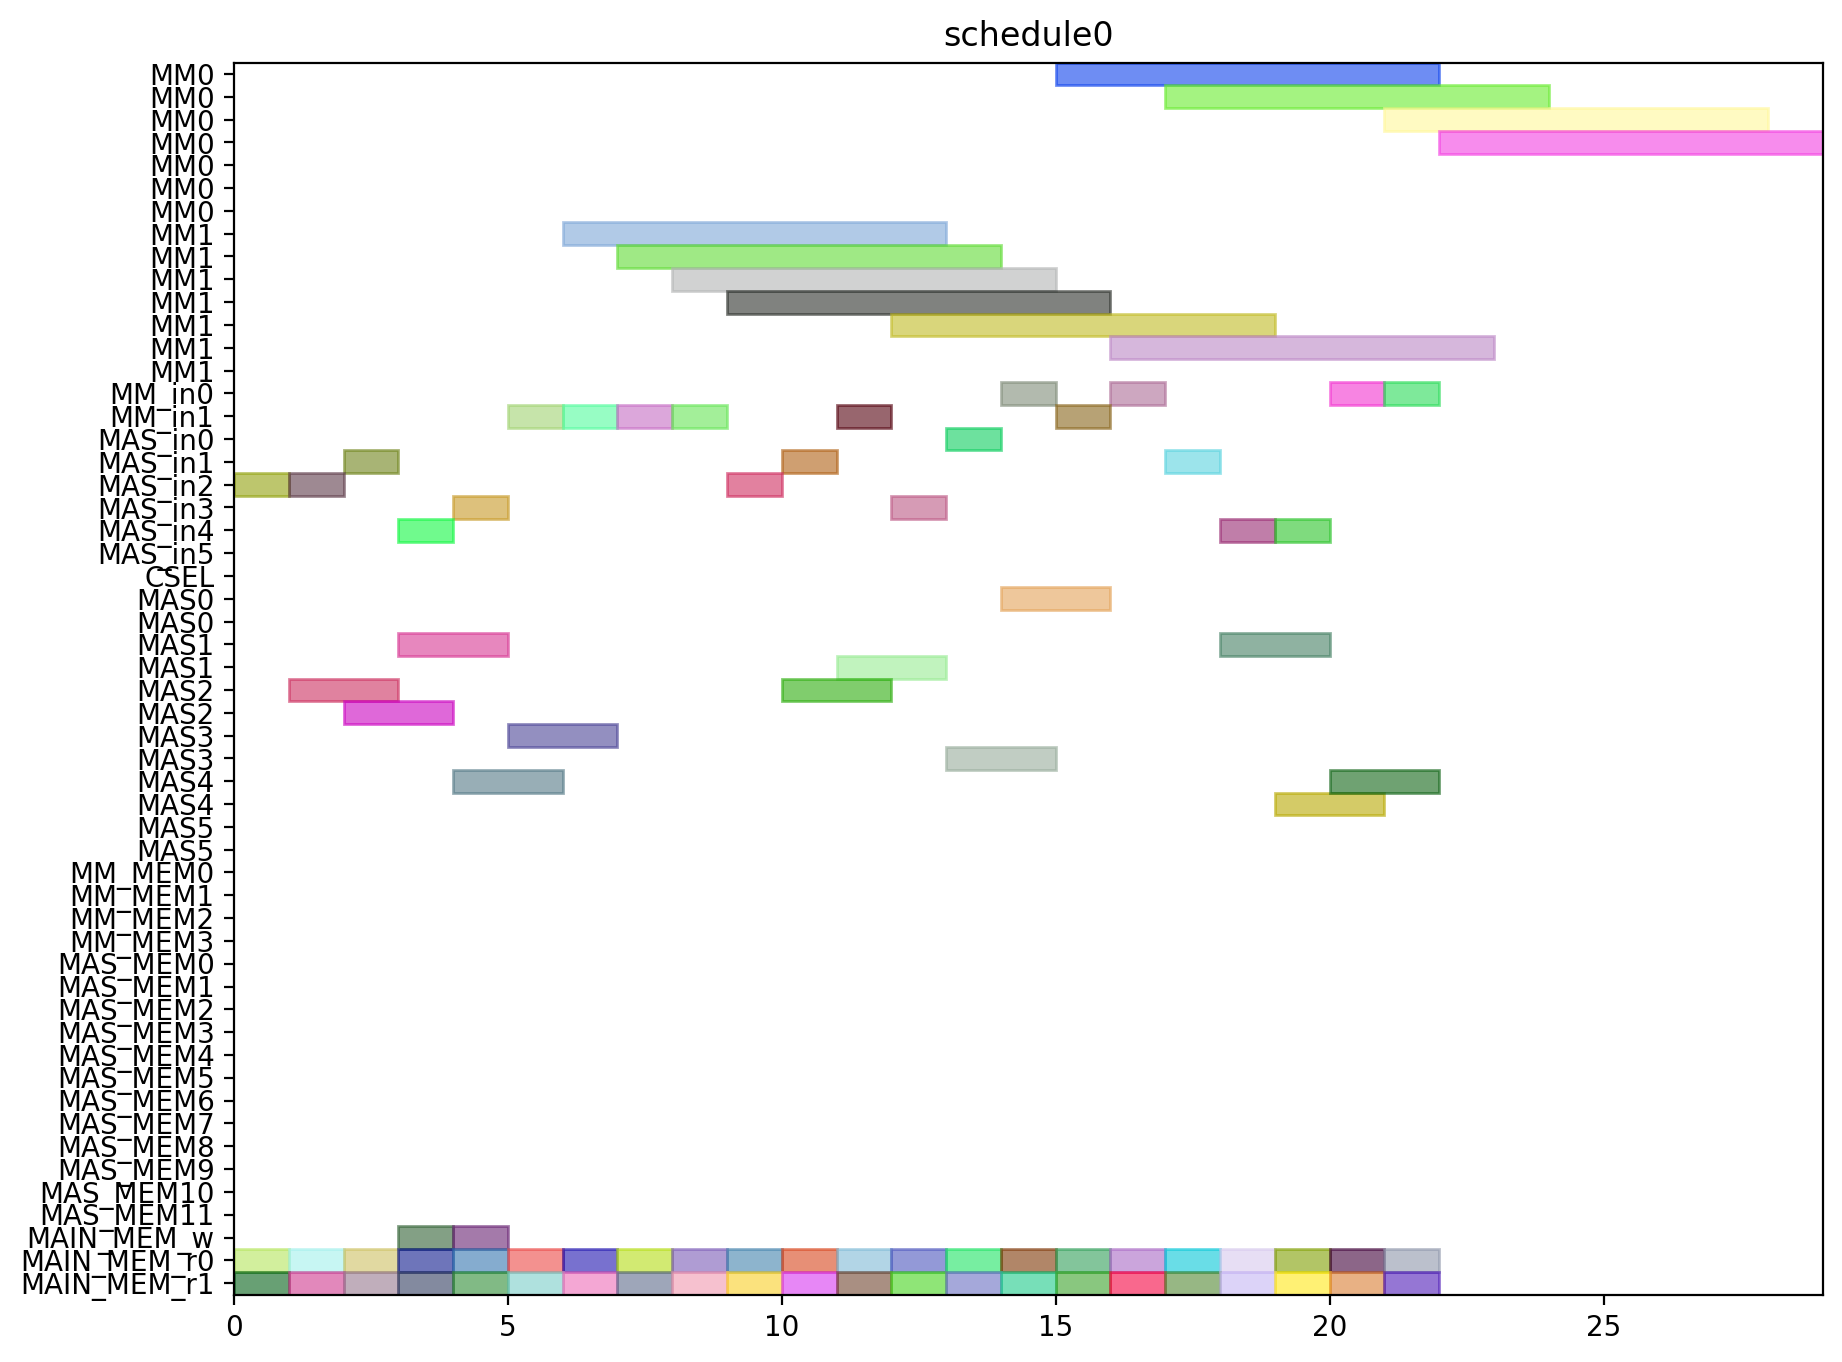

Python code for this plot:
from pyschedule import Scenario, solvers, plotters, alt


def solve():
	horizon = 120
	S = Scenario("schedule0", horizon=horizon)

	# resource
	MM = S.Resources('MM', num=2, size=7)
	MM_in = S.Resources('MM_in', num=2)
	MAS_in = S.Resources('MAS_in', num=6)
	CSEL = S.Resource('CSEL')
	MAS = S.Resources('MAS', num=6, size=2, periods=range(1, horizon))
	MM_MEM = S.Resources('MM_MEM', num=4)
	MAS_MEM = S.Resources('MAS_MEM', num=12)
	MAIN_MEM_w = S.Resource('MAIN_MEM_w', size=1)
	MAIN_MEM_r = S.Resources('MAIN_MEM_r', num=2)

	# result of previous scheduling

	# new tasks
	c10_t0 = S.Task('c10_t0', length=7, delay_cost=1)
	c10_t0 += alt(MM)
	c10_t0_in = S.Task('c10_t0_in', length=1, delay_cost=1)
	c10_t0_in += alt(MM_in)
	S += c10_t0_in*MM_in[0]<=c10_t0*MM[0]
	S += c10_t0_in*MM_in[1]<=c10_t0*MM[1]
	c10_t0_mem0 = S.Task('c10_t0_mem0', length=1, delay_cost=1)
	c10_t0_mem0 += MAIN_MEM_r[0]
	S += c10_t0_mem0 <= c10_t0

	c10_t0_mem1 = S.Task('c10_t0_mem1', length=1, delay_cost=1)
	c10_t0_mem1 += MAIN_MEM_r[1]
	S += c10_t0_mem1 <= c10_t0

	c10_t1 = S.Task('c10_t1', length=7, delay_cost=1)
	c10_t1 += alt(MM)
	c10_t1_in = S.Task('c10_t1_in', length=1, delay_cost=1)
	c10_t1_in += alt(MM_in)
	S += c10_t1_in*MM_in[0]<=c10_t1*MM[0]
	S += c10_t1_in*MM_in[1]<=c10_t1*MM[1]
	c10_t1_mem0 = S.Task('c10_t1_mem0', length=1, delay_cost=1)
	c10_t1_mem0 += MAIN_MEM_r[0]
	S += c10_t1_mem0 <= c10_t1

	c10_t1_mem1 = S.Task('c10_t1_mem1', length=1, delay_cost=1)
	c10_t1_mem1 += MAIN_MEM_r[1]
	S += c10_t1_mem1 <= c10_t1

	c10_t2 = S.Task('c10_t2', length=2, delay_cost=1)
	c10_t2 += alt(MAS)
	c10_t2_in = S.Task('c10_t2_in', length=1, delay_cost=1)
	c10_t2_in += alt(MAS_in)
	S += c10_t2_in*MAS_in[0]<=c10_t2*MAS[0]

	S += c10_t2_in*MAS_in[1]<=c10_t2*MAS[1]

	S += c10_t2_in*MAS_in[2]<=c10_t2*MAS[2]

	S += c10_t2_in*MAS_in[3]<=c10_t2*MAS[3]

	S += c10_t2_in*MAS_in[4]<=c10_t2*MAS[4]

	S += c10_t2_in*MAS_in[5]<=c10_t2*MAS[5]

	c10_t2_mem0 = S.Task('c10_t2_mem0', length=1, delay_cost=1)
	c10_t2_mem0 += MAIN_MEM_r[0]
	S += c10_t2_mem0 <= c10_t2

	c10_t2_mem1 = S.Task('c10_t2_mem1', length=1, delay_cost=1)
	c10_t2_mem1 += MAIN_MEM_r[1]
	S += c10_t2_mem1 <= c10_t2

	c10_t3 = S.Task('c10_t3', length=2, delay_cost=1)
	c10_t3 += alt(MAS)
	c10_t3_in = S.Task('c10_t3_in', length=1, delay_cost=1)
	c10_t3_in += alt(MAS_in)
	S += c10_t3_in*MAS_in[0]<=c10_t3*MAS[0]

	S += c10_t3_in*MAS_in[1]<=c10_t3*MAS[1]

	S += c10_t3_in*MAS_in[2]<=c10_t3*MAS[2]

	S += c10_t3_in*MAS_in[3]<=c10_t3*MAS[3]

	S += c10_t3_in*MAS_in[4]<=c10_t3*MAS[4]

	S += c10_t3_in*MAS_in[5]<=c10_t3*MAS[5]

	c10_t3_mem0 = S.Task('c10_t3_mem0', length=1, delay_cost=1)
	c10_t3_mem0 += MAIN_MEM_r[0]
	S += c10_t3_mem0 <= c10_t3

	c10_t3_mem1 = S.Task('c10_t3_mem1', length=1, delay_cost=1)
	c10_t3_mem1 += MAIN_MEM_r[1]
	S += c10_t3_mem1 <= c10_t3

	c20_t0 = S.Task('c20_t0', length=7, delay_cost=1)
	c20_t0 += alt(MM)
	c20_t0_in = S.Task('c20_t0_in', length=1, delay_cost=1)
	c20_t0_in += alt(MM_in)
	S += c20_t0_in*MM_in[0]<=c20_t0*MM[0]
	S += c20_t0_in*MM_in[1]<=c20_t0*MM[1]
	c20_t0_mem0 = S.Task('c20_t0_mem0', length=1, delay_cost=1)
	c20_t0_mem0 += MAIN_MEM_r[0]
	S += c20_t0_mem0 <= c20_t0

	c20_t0_mem1 = S.Task('c20_t0_mem1', length=1, delay_cost=1)
	c20_t0_mem1 += MAIN_MEM_r[1]
	S += c20_t0_mem1 <= c20_t0

	c20_t1 = S.Task('c20_t1', length=7, delay_cost=1)
	c20_t1 += alt(MM)
	c20_t1_in = S.Task('c20_t1_in', length=1, delay_cost=1)
	c20_t1_in += alt(MM_in)
	S += c20_t1_in*MM_in[0]<=c20_t1*MM[0]
	S += c20_t1_in*MM_in[1]<=c20_t1*MM[1]
	c20_t1_mem0 = S.Task('c20_t1_mem0', length=1, delay_cost=1)
	c20_t1_mem0 += MAIN_MEM_r[0]
	S += c20_t1_mem0 <= c20_t1

	c20_t1_mem1 = S.Task('c20_t1_mem1', length=1, delay_cost=1)
	c20_t1_mem1 += MAIN_MEM_r[1]
	S += c20_t1_mem1 <= c20_t1

	c20_t2 = S.Task('c20_t2', length=2, delay_cost=1)
	c20_t2 += alt(MAS)
	c20_t2_in = S.Task('c20_t2_in', length=1, delay_cost=1)
	c20_t2_in += alt(MAS_in)
	S += c20_t2_in*MAS_in[0]<=c20_t2*MAS[0]

	S += c20_t2_in*MAS_in[1]<=c20_t2*MAS[1]

	S += c20_t2_in*MAS_in[2]<=c20_t2*MAS[2]

	S += c20_t2_in*MAS_in[3]<=c20_t2*MAS[3]

	S += c20_t2_in*MAS_in[4]<=c20_t2*MAS[4]

	S += c20_t2_in*MAS_in[5]<=c20_t2*MAS[5]

	c20_t2_mem0 = S.Task('c20_t2_mem0', length=1, delay_cost=1)
	c20_t2_mem0 += MAIN_MEM_r[0]
	S += c20_t2_mem0 <= c20_t2

	c20_t2_mem1 = S.Task('c20_t2_mem1', length=1, delay_cost=1)
	c20_t2_mem1 += MAIN_MEM_r[1]
	S += c20_t2_mem1 <= c20_t2

	c20_t3 = S.Task('c20_t3', length=2, delay_cost=1)
	c20_t3 += alt(MAS)
	c20_t3_in = S.Task('c20_t3_in', length=1, delay_cost=1)
	c20_t3_in += alt(MAS_in)
	S += c20_t3_in*MAS_in[0]<=c20_t3*MAS[0]

	S += c20_t3_in*MAS_in[1]<=c20_t3*MAS[1]

	S += c20_t3_in*MAS_in[2]<=c20_t3*MAS[2]

	S += c20_t3_in*MAS_in[3]<=c20_t3*MAS[3]

	S += c20_t3_in*MAS_in[4]<=c20_t3*MAS[4]

	S += c20_t3_in*MAS_in[5]<=c20_t3*MAS[5]

	c20_t3_mem0 = S.Task('c20_t3_mem0', length=1, delay_cost=1)
	c20_t3_mem0 += MAIN_MEM_r[0]
	S += c20_t3_mem0 <= c20_t3

	c20_t3_mem1 = S.Task('c20_t3_mem1', length=1, delay_cost=1)
	c20_t3_mem1 += MAIN_MEM_r[1]
	S += c20_t3_mem1 <= c20_t3

	c01_t0 = S.Task('c01_t0', length=7, delay_cost=1)
	c01_t0 += alt(MM)
	c01_t0_in = S.Task('c01_t0_in', length=1, delay_cost=1)
	c01_t0_in += alt(MM_in)
	S += c01_t0_in*MM_in[0]<=c01_t0*MM[0]
	S += c01_t0_in*MM_in[1]<=c01_t0*MM[1]
	c01_t0_mem0 = S.Task('c01_t0_mem0', length=1, delay_cost=1)
	c01_t0_mem0 += MAIN_MEM_r[0]
	S += c01_t0_mem0 <= c01_t0

	c01_t0_mem1 = S.Task('c01_t0_mem1', length=1, delay_cost=1)
	c01_t0_mem1 += MAIN_MEM_r[1]
	S += c01_t0_mem1 <= c01_t0

	c01_t1 = S.Task('c01_t1', length=7, delay_cost=1)
	c01_t1 += alt(MM)
	c01_t1_in = S.Task('c01_t1_in', length=1, delay_cost=1)
	c01_t1_in += alt(MM_in)
	S += c01_t1_in*MM_in[0]<=c01_t1*MM[0]
	S += c01_t1_in*MM_in[1]<=c01_t1*MM[1]
	c01_t1_mem0 = S.Task('c01_t1_mem0', length=1, delay_cost=1)
	c01_t1_mem0 += MAIN_MEM_r[0]
	S += c01_t1_mem0 <= c01_t1

	c01_t1_mem1 = S.Task('c01_t1_mem1', length=1, delay_cost=1)
	c01_t1_mem1 += MAIN_MEM_r[1]
	S += c01_t1_mem1 <= c01_t1

	c01_t2 = S.Task('c01_t2', length=2, delay_cost=1)
	c01_t2 += alt(MAS)
	c01_t2_in = S.Task('c01_t2_in', length=1, delay_cost=1)
	c01_t2_in += alt(MAS_in)
	S += c01_t2_in*MAS_in[0]<=c01_t2*MAS[0]

	S += c01_t2_in*MAS_in[1]<=c01_t2*MAS[1]

	S += c01_t2_in*MAS_in[2]<=c01_t2*MAS[2]

	S += c01_t2_in*MAS_in[3]<=c01_t2*MAS[3]

	S += c01_t2_in*MAS_in[4]<=c01_t2*MAS[4]

	S += c01_t2_in*MAS_in[5]<=c01_t2*MAS[5]

	c01_t2_mem0 = S.Task('c01_t2_mem0', length=1, delay_cost=1)
	c01_t2_mem0 += MAIN_MEM_r[0]
	S += c01_t2_mem0 <= c01_t2

	c01_t2_mem1 = S.Task('c01_t2_mem1', length=1, delay_cost=1)
	c01_t2_mem1 += MAIN_MEM_r[1]
	S += c01_t2_mem1 <= c01_t2

	c01_t3 = S.Task('c01_t3', length=2, delay_cost=1)
	c01_t3 += alt(MAS)
	c01_t3_in = S.Task('c01_t3_in', length=1, delay_cost=1)
	c01_t3_in += alt(MAS_in)
	S += c01_t3_in*MAS_in[0]<=c01_t3*MAS[0]

	S += c01_t3_in*MAS_in[1]<=c01_t3*MAS[1]

	S += c01_t3_in*MAS_in[2]<=c01_t3*MAS[2]

	S += c01_t3_in*MAS_in[3]<=c01_t3*MAS[3]

	S += c01_t3_in*MAS_in[4]<=c01_t3*MAS[4]

	S += c01_t3_in*MAS_in[5]<=c01_t3*MAS[5]

	c01_t3_mem0 = S.Task('c01_t3_mem0', length=1, delay_cost=1)
	c01_t3_mem0 += MAIN_MEM_r[0]
	S += c01_t3_mem0 <= c01_t3

	c01_t3_mem1 = S.Task('c01_t3_mem1', length=1, delay_cost=1)
	c01_t3_mem1 += MAIN_MEM_r[1]
	S += c01_t3_mem1 <= c01_t3

	c11_t0 = S.Task('c11_t0', length=7, delay_cost=1)
	c11_t0 += alt(MM)
	c11_t0_in = S.Task('c11_t0_in', length=1, delay_cost=1)
	c11_t0_in += alt(MM_in)
	S += c11_t0_in*MM_in[0]<=c11_t0*MM[0]
	S += c11_t0_in*MM_in[1]<=c11_t0*MM[1]
	c11_t0_mem0 = S.Task('c11_t0_mem0', length=1, delay_cost=1)
	c11_t0_mem0 += MAIN_MEM_r[0]
	S += c11_t0_mem0 <= c11_t0

	c11_t0_mem1 = S.Task('c11_t0_mem1', length=1, delay_cost=1)
	c11_t0_mem1 += MAIN_MEM_r[1]
	S += c11_t0_mem1 <= c11_t0

	c11_t1 = S.Task('c11_t1', length=7, delay_cost=1)
	c11_t1 += alt(MM)
	c11_t1_in = S.Task('c11_t1_in', length=1, delay_cost=1)
	c11_t1_in += alt(MM_in)
	S += c11_t1_in*MM_in[0]<=c11_t1*MM[0]
	S += c11_t1_in*MM_in[1]<=c11_t1*MM[1]
	c11_t1_mem0 = S.Task('c11_t1_mem0', length=1, delay_cost=1)
	c11_t1_mem0 += MAIN_MEM_r[0]
	S += c11_t1_mem0 <= c11_t1

	c11_t1_mem1 = S.Task('c11_t1_mem1', length=1, delay_cost=1)
	c11_t1_mem1 += MAIN_MEM_r[1]
	S += c11_t1_mem1 <= c11_t1

	c11_t2 = S.Task('c11_t2', length=2, delay_cost=1)
	c11_t2 += alt(MAS)
	c11_t2_in = S.Task('c11_t2_in', length=1, delay_cost=1)
	c11_t2_in += alt(MAS_in)
	S += c11_t2_in*MAS_in[0]<=c11_t2*MAS[0]

	S += c11_t2_in*MAS_in[1]<=c11_t2*MAS[1]

	S += c11_t2_in*MAS_in[2]<=c11_t2*MAS[2]

	S += c11_t2_in*MAS_in[3]<=c11_t2*MAS[3]

	S += c11_t2_in*MAS_in[4]<=c11_t2*MAS[4]

	S += c11_t2_in*MAS_in[5]<=c11_t2*MAS[5]

	c11_t2_mem0 = S.Task('c11_t2_mem0', length=1, delay_cost=1)
	c11_t2_mem0 += MAIN_MEM_r[0]
	S += c11_t2_mem0 <= c11_t2

	c11_t2_mem1 = S.Task('c11_t2_mem1', length=1, delay_cost=1)
	c11_t2_mem1 += MAIN_MEM_r[1]
	S += c11_t2_mem1 <= c11_t2

	c11_t3 = S.Task('c11_t3', length=2, delay_cost=1)
	c11_t3 += alt(MAS)
	c11_t3_in = S.Task('c11_t3_in', length=1, delay_cost=1)
	c11_t3_in += alt(MAS_in)
	S += c11_t3_in*MAS_in[0]<=c11_t3*MAS[0]

	S += c11_t3_in*MAS_in[1]<=c11_t3*MAS[1]

	S += c11_t3_in*MAS_in[2]<=c11_t3*MAS[2]

	S += c11_t3_in*MAS_in[3]<=c11_t3*MAS[3]

	S += c11_t3_in*MAS_in[4]<=c11_t3*MAS[4]

	S += c11_t3_in*MAS_in[5]<=c11_t3*MAS[5]

	c11_t3_mem0 = S.Task('c11_t3_mem0', length=1, delay_cost=1)
	c11_t3_mem0 += MAIN_MEM_r[0]
	S += c11_t3_mem0 <= c11_t3

	c11_t3_mem1 = S.Task('c11_t3_mem1', length=1, delay_cost=1)
	c11_t3_mem1 += MAIN_MEM_r[1]
	S += c11_t3_mem1 <= c11_t3

	c21_t0 = S.Task('c21_t0', length=7, delay_cost=1)
	c21_t0 += alt(MM)
	c21_t0_in = S.Task('c21_t0_in', length=1, delay_cost=1)
	c21_t0_in += alt(MM_in)
	S += c21_t0_in*MM_in[0]<=c21_t0*MM[0]
	S += c21_t0_in*MM_in[1]<=c21_t0*MM[1]
	c21_t0_mem0 = S.Task('c21_t0_mem0', length=1, delay_cost=1)
	c21_t0_mem0 += MAIN_MEM_r[0]
	S += c21_t0_mem0 <= c21_t0

	c21_t0_mem1 = S.Task('c21_t0_mem1', length=1, delay_cost=1)
	c21_t0_mem1 += MAIN_MEM_r[1]
	S += c21_t0_mem1 <= c21_t0

	c21_t1 = S.Task('c21_t1', length=7, delay_cost=1)
	c21_t1 += alt(MM)
	c21_t1_in = S.Task('c21_t1_in', length=1, delay_cost=1)
	c21_t1_in += alt(MM_in)
	S += c21_t1_in*MM_in[0]<=c21_t1*MM[0]
	S += c21_t1_in*MM_in[1]<=c21_t1*MM[1]
	c21_t1_mem0 = S.Task('c21_t1_mem0', length=1, delay_cost=1)
	c21_t1_mem0 += MAIN_MEM_r[0]
	S += c21_t1_mem0 <= c21_t1

	c21_t1_mem1 = S.Task('c21_t1_mem1', length=1, delay_cost=1)
	c21_t1_mem1 += MAIN_MEM_r[1]
	S += c21_t1_mem1 <= c21_t1

	c21_t2 = S.Task('c21_t2', length=2, delay_cost=1)
	c21_t2 += alt(MAS)
	c21_t2_in = S.Task('c21_t2_in', length=1, delay_cost=1)
	c21_t2_in += alt(MAS_in)
	S += c21_t2_in*MAS_in[0]<=c21_t2*MAS[0]

	S += c21_t2_in*MAS_in[1]<=c21_t2*MAS[1]

	S += c21_t2_in*MAS_in[2]<=c21_t2*MAS[2]

	S += c21_t2_in*MAS_in[3]<=c21_t2*MAS[3]

	S += c21_t2_in*MAS_in[4]<=c21_t2*MAS[4]

	S += c21_t2_in*MAS_in[5]<=c21_t2*MAS[5]

	c21_t2_mem0 = S.Task('c21_t2_mem0', length=1, delay_cost=1)
	c21_t2_mem0 += MAIN_MEM_r[0]
	S += c21_t2_mem0 <= c21_t2

	c21_t2_mem1 = S.Task('c21_t2_mem1', length=1, delay_cost=1)
	c21_t2_mem1 += MAIN_MEM_r[1]
	S += c21_t2_mem1 <= c21_t2

	c21_t3 = S.Task('c21_t3', length=2, delay_cost=1)
	c21_t3 += alt(MAS)
	c21_t3_in = S.Task('c21_t3_in', length=1, delay_cost=1)
	c21_t3_in += alt(MAS_in)
	S += c21_t3_in*MAS_in[0]<=c21_t3*MAS[0]

	S += c21_t3_in*MAS_in[1]<=c21_t3*MAS[1]

	S += c21_t3_in*MAS_in[2]<=c21_t3*MAS[2]

	S += c21_t3_in*MAS_in[3]<=c21_t3*MAS[3]

	S += c21_t3_in*MAS_in[4]<=c21_t3*MAS[4]

	S += c21_t3_in*MAS_in[5]<=c21_t3*MAS[5]

	c21_t3_mem0 = S.Task('c21_t3_mem0', length=1, delay_cost=1)
	c21_t3_mem0 += MAIN_MEM_r[0]
	S += c21_t3_mem0 <= c21_t3

	c21_t3_mem1 = S.Task('c21_t3_mem1', length=1, delay_cost=1)
	c21_t3_mem1 += MAIN_MEM_r[1]
	S += c21_t3_mem1 <= c21_t3

	c000 = S.Task('c000', length=2, delay_cost=1)
	c000 += alt(MAS)
	c000_in = S.Task('c000_in', length=1, delay_cost=1)
	c000_in += alt(MAS_in)
	S += c000_in*MAS_in[0]<=c000*MAS[0]

	S += c000_in*MAS_in[1]<=c000*MAS[1]

	S += c000_in*MAS_in[2]<=c000*MAS[2]

	S += c000_in*MAS_in[3]<=c000*MAS[3]

	S += c000_in*MAS_in[4]<=c000*MAS[4]

	S += c000_in*MAS_in[5]<=c000*MAS[5]

	S += 0<c000

	c000_w = S.Task('c000_w', length=1, delay_cost=1)
	c000_w += alt(MAIN_MEM_w)
	S += c000 <= c000_w

	c000_mem0 = S.Task('c000_mem0', length=1, delay_cost=1)
	c000_mem0 += MAIN_MEM_r[0]
	S += c000_mem0 <= c000

	c000_mem1 = S.Task('c000_mem1', length=1, delay_cost=1)
	c000_mem1 += MAIN_MEM_r[1]
	S += c000_mem1 <= c000

	c001 = S.Task('c001', length=2, delay_cost=1)
	c001 += alt(MAS)
	c001_in = S.Task('c001_in', length=1, delay_cost=1)
	c001_in += alt(MAS_in)
	S += c001_in*MAS_in[0]<=c001*MAS[0]

	S += c001_in*MAS_in[1]<=c001*MAS[1]

	S += c001_in*MAS_in[2]<=c001*MAS[2]

	S += c001_in*MAS_in[3]<=c001*MAS[3]

	S += c001_in*MAS_in[4]<=c001*MAS[4]

	S += c001_in*MAS_in[5]<=c001*MAS[5]

	S += 0<c001

	c001_w = S.Task('c001_w', length=1, delay_cost=1)
	c001_w += alt(MAIN_MEM_w)
	S += c001 <= c001_w

	c001_mem0 = S.Task('c001_mem0', length=1, delay_cost=1)
	c001_mem0 += MAIN_MEM_r[0]
	S += c001_mem0 <= c001

	c001_mem1 = S.Task('c001_mem1', length=1, delay_cost=1)
	c001_mem1 += MAIN_MEM_r[1]
	S += c001_mem1 <= c001

	solvers.mip.solve(S,msg=1,kind='CPLEX',ratio_gap=1.01)

	solution = [['hoge']*len(S.solution()[1]) for i in range(len(S.solution()))]
	for i in range(len(S.solution())):
		for j in range(len(S.solution()[i])):
			solution[i][j]=str(S.solution()[i][j])
	print(solution)

	cycles = int(solution[-1][3])

	pic_file_name = "/mnt/rose/usr1/fukuda/ABE/multiRAM_multiMAS_16mux/scheduling_result/stage7MM2_stage2MAS6/FROB/schedule0.png"
	if(S.solution() != []):
		plotters.matplotlib.plot(S,img_filename=pic_file_name, show_task_labels=False, fig_size=(cycles*0.25+3, 8))

	return solution
